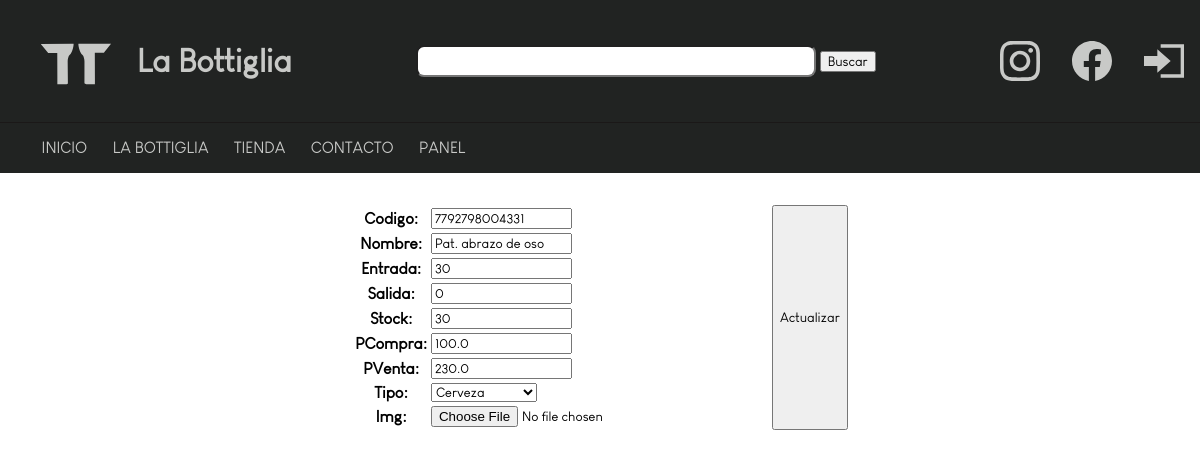
Page /panel/productos/editar/2 (signed in) on the committed database.
### database/models.py (models this page shows, shortened)
class bottigliaDb(models.Model):
    codigo = models.CharField(max_length = 50,unique=True)
    nombre = models.CharField(max_length = 50)
    entrada = models.IntegerField()
    salida = models.IntegerField()
    stock = models.IntegerField()
    pCompra = models.FloatField()
    pVenta = models.FloatField()
    TIPO_CHOICES = [
        ('VINOMALBEC' , 'Vino Malbec'),
        ('VINOBLANCO' , 'Vino Blanco'),
        ('VINOBLEND' , 'Vino Blend'),
        ('VINOCABERNET' , 'Vino Cavernet'),
        ('CHAMPANGNE' , 'Champagne'),
        ('RON' , 'Ron'),
        ('WHISKY' , 'Whisky'),
        ('APERITIVO' , 'Aperitivo'),
        ('GIN' , 'Gin'),
        ('CERVEZA' , 'Cerveza'),
        ('CRISTALERIA' , 'Cristaleria'),
        ('TEQUILA','Tequila'),
        ('VODKA' , 'Vodka'),
        ('GASEOSA' , 'Gaseosa'),
        ('JUGOS' , 'Jugos'),
        ('SNACKS' , 'Snacks'),
        ('OTRO' , 'Otro'),
    ]
    tipo = models.CharField(max_length = 15,
    choices=TIPO_CHOICES,
    default='OTRO',
    )
    img = models.ImageField(upload_to='productos',blank=True)

### database/views.py (the view)
# urls.py: path('panel/productos/editar/<pk>',staff_member_required(ProductosUpdate.as_view()),name='panel-productos-editar'),
class ProductosUpdate(UpdateView):
    model = bottigliaDb
    success_url = '/panel/productos/'
    fields = ['codigo','nombre','entrada','salida','stock','pCompra','pVenta','tipo','img']
    template_name ='panel_producto_editar.html'

### tiendaOnline/templates/panel_producto_editar.html (shortened to what this page needs)
{% extends 'base.html' %}
{% block contenido %}
<form method="post">
<div class="container">
<table>
    {{form.as_table}}
</table>
</form>
<input type="submit" value="Actualizar">
{% endblock contenido %}

### tiendaOnline/static/css/productos.css (style rules this page uses)
body, html { margin: 0; padding: 0; width: 100%; height: 100%; box-sizing: border-box; }
* { box-sizing: inherit; font-family: 'GeorgeCafe'; }
.container { width: 100%; display: flex; justify-content: center; gap: 2.5rem; margin-top: 2rem; }

### rows in the picture
bottigliaDb: codigo "7792798004331", nombre "Pat. abrazo de oso", entrada "30", salida "0", stock "30", pCompra "100.0", pVenta "230.0", tipo "Cerveza"
